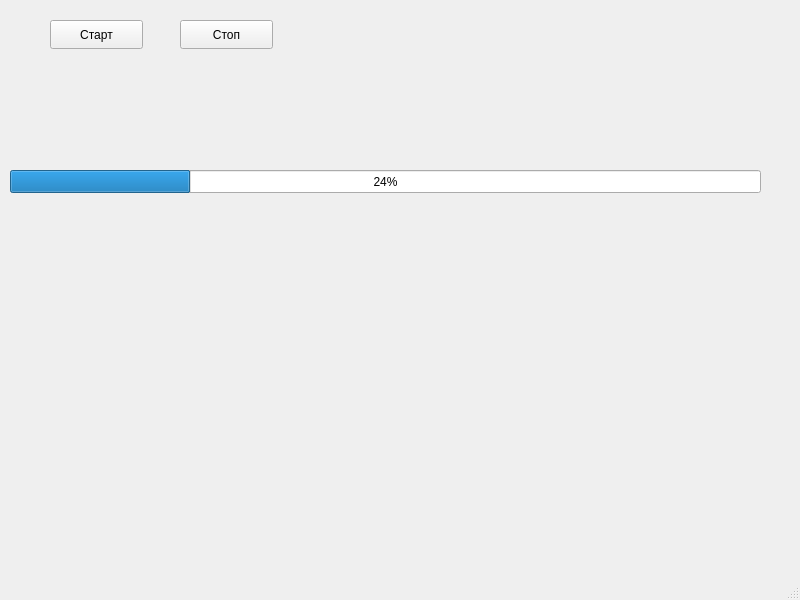
<?xml version="1.0" encoding="UTF-8"?>
<ui version="4.0">
 <class>MainWindow</class>
 <widget class="QMainWindow" name="MainWindow">
  <property name="geometry">
   <rect>
    <x>0</x>
    <y>0</y>
    <width>800</width>
    <height>600</height>
   </rect>
  </property>
  <property name="windowTitle">
   <string>MainWindow</string>
  </property>
  <widget class="QWidget" name="centralwidget">
   <widget class="QPushButton" name="pushButton">
    <property name="geometry">
     <rect>
      <x>50</x>
      <y>20</y>
      <width>93</width>
      <height>29</height>
     </rect>
    </property>
    <property name="text">
     <string>Старт</string>
    </property>
   </widget>
   <widget class="QProgressBar" name="progressBar">
    <property name="geometry">
     <rect>
      <x>10</x>
      <y>170</y>
      <width>751</width>
      <height>23</height>
     </rect>
    </property>
    <property name="value">
     <number>24</number>
    </property>
   </widget>
   <widget class="QPushButton" name="pushButtonStop">
    <property name="geometry">
     <rect>
      <x>180</x>
      <y>20</y>
      <width>93</width>
      <height>29</height>
     </rect>
    </property>
    <property name="text">
     <string>Стоп</string>
    </property>
   </widget>
  </widget>
  <widget class="QMenuBar" name="menubar">
   <property name="geometry">
    <rect>
     <x>0</x>
     <y>0</y>
     <width>800</width>
     <height>26</height>
    </rect>
   </property>
  </widget>
  <widget class="QStatusBar" name="statusbar"/>
 </widget>
 <resources/>
 <connections/>
</ui>
